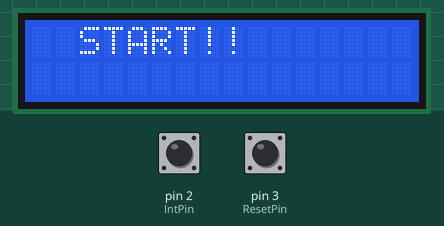
Recording of a sketch running on a simulated Arduino Uno, built with avr-gcc and run on an emulated ATmega328P. Shown: 16×2 character LCD. Inputs (shaded band) come from the test bench; at power-on: pin 2 (IntPin) HIGH, pin 3 (ResetPin) HIGH.

Above: at 1.2 s.
1.3 s: pin 2 (IntPin) pulled LOW for 0.2 s
At 1.6 s:
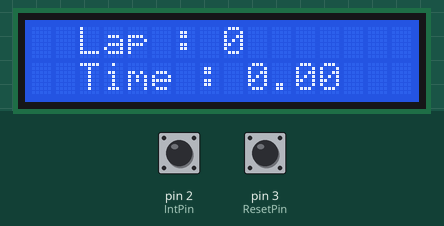
3.0 s: pin 2 (IntPin) pulled LOW for 1 s
At 3.5 s:
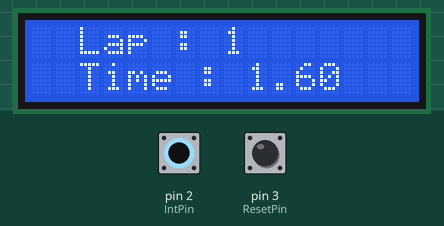
5.5 s: pin 3 (ResetPin) pulled LOW for 0.2 s
At 6.8 s:
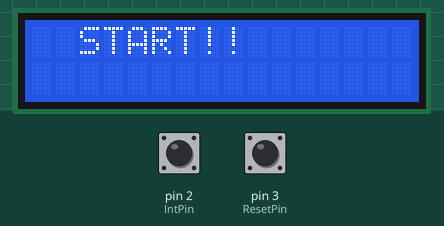
7.2 s: pin 2 (IntPin) pulled LOW for 3.2 s
At 7.5 s:
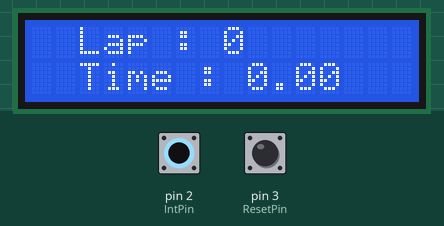
11.9 s: pin 2 (IntPin) driven LOW and pin 3 (ResetPin) driven LOW
At 12.01 s:
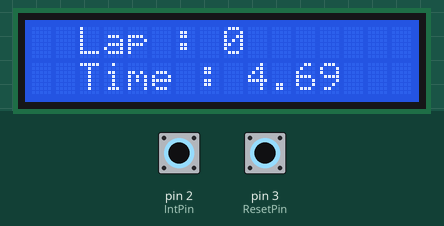
Timing chart, 0 to 14.9 s (numbered marks = the images above; inputs shaded):
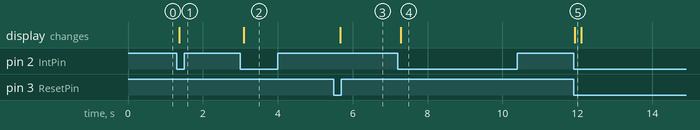

Measured:
- after the input at 1.3 s, the display: changes after 0.07 s (image 1)
- after the input at 3.0 s, the display: changes after 0.09 s (image 2)
- after the input at 5.5 s, the display: changes after 0.16 s (image 3)
- after the input at 7.2 s, the display: changes after 0.08 s (image 4)
- after the input at 11.9 s, the display: changes at once (image 5)

The sketch:

LapTimer.ino
```cpp
#include <LiquidCrystal_I2C.h>
#include <SoftwareSerial.h>

LiquidCrystal_I2C lcd(0x27,16,2);
SoftwareSerial mySerial(10,11);    // TX of LoRa, RX of LoRa

volatile unsigned int LapCounter=0;
int i=0;
byte IntPin=2;
int ResetPin=3;  //Red
int touchTime=1000;
unsigned long long prevmillis=0;
unsigned long long currmillis;
float tim;
int state=0;
void setup()
{
  lcd.init();
  lcd.clear();
  lcd.backlight();
  pinMode(IntPin,INPUT_PULLUP);
  pinMode(ResetPin,INPUT_PULLUP);
  Serial.begin(115200);
  mySerial.begin(9600);
  attachInterrupt(digitalPinToInterrupt(IntPin),startCount,FALLING);
  attachInterrupt(digitalPinToInterrupt(ResetPin),Res,LOW);
}

void loop()
{
  LTimer();
  i =mySerial.read();
  if (i==5){
    startCount();
  }
}

void LTimer(){
  lcd.clear();
  if (state==1){
    currmillis=millis();
    lcd.setCursor(2,0);
    lcd.print("Lap : ");
    lcd.print(LapCounter);
    lcd.setCursor(2,1);
    lcd.print("Time : ");
    lcd.print(tim/1000);
  }

  else{
    prevmillis=0;
    tim=0;
    lcd.setCursor(2,0);
    lcd.print("START!!");
  }
  delay(150);
}

void startCount()
{
  if ((millis()-prevmillis)>=touchTime){
    if(state==1){
      tim=currmillis-prevmillis;
      prevmillis=currmillis;
      LapCounter++;
      }
    if (state==0){
      prevmillis=millis();
      state=1;
      }

  }
}

void Res(){
  state=0;
  LapCounter=0;

}
```
